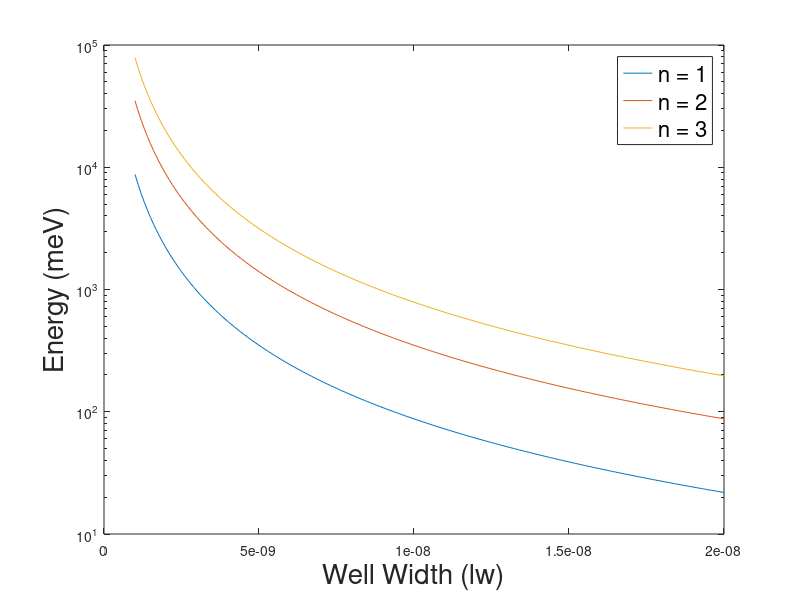

Write the MATLAB code that produced this figure.
% -- Variable Definition -- %
h = 6.62607004E-34;
Qe=1.602176565E-19;
Ev = 6.241509E+18;
hbar = (h)/(2*pi);
me = 9.1093837015E-31;
m=0.043*me;
lw = 10E-10:1E-10:200E-10;

%% N = 1 %%
n=1;
En1 = (hbar^2*pi^2*n^2)/(2*m);

multi = lw.*lw;
temp = 1./multi;
final = temp.*En1;
converted = final./Qe.*1000;

y = sin(n*pi./lw);

%% N = 2 %%
n = 2;
En2 = (hbar^2*pi^2*n^2)/(2*m);

multi2 = lw.*lw;
temp2 = 1./multi2;
finalarray2 = temp2.*En2;
converted2 = finalarray2./Qe.*1000;

y1 = sin(n*pi./lw);

%% N = 3 %%
n = 3;
En3 = (hbar^2*pi^2*n^2)/(2*m);

multi3 = lw.*lw;
newarray3 = 1./multi3;
finalarray3 = newarray3.*En3;
converted3 = finalarray3./Qe.*1000;

y2 = sin(n*pi./lw);

%n3n2 = converted2 - converted1; ,lw,n3n2

%% PLOT %%
%subplot(2,1,1)
semilogy(lw,converted,lw,converted2,lw,converted3)
legend({'n = 1','n = 2','n = 3'},'Location','northeast', 'FontSize', 16)
xlabel('Well Width (lw)', 'FontSize', 20) 
ylabel('Energy (meV)', 'FontSize', 20) 
%subplot(2,1,2)
%plot(lw,y,lw,y1,lw,y2)


